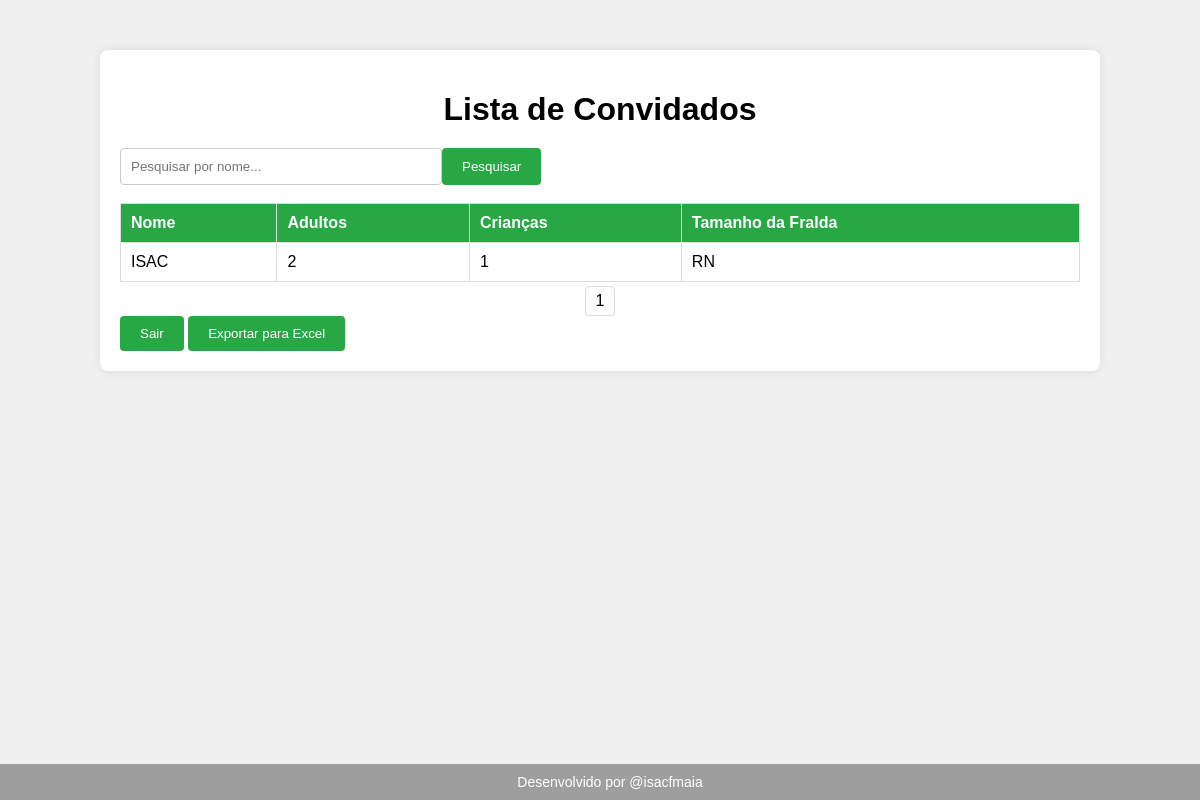
Page /convidados (signed in) on the earlier database version.
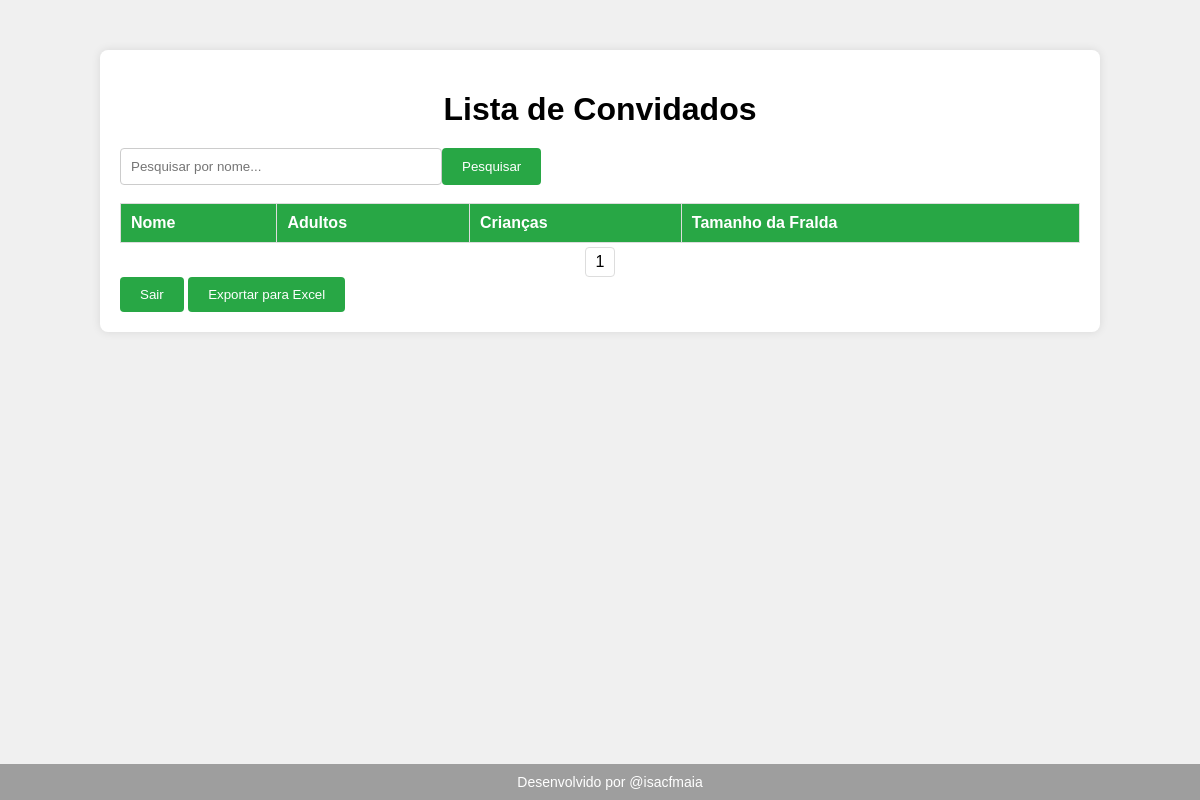
Same page on the later database version.
### tables this page shows
CREATE TABLE convidados (
    id INTEGER PRIMARY KEY AUTOINCREMENT,
    nome TEXT,
    adultos INTEGER,
    criancas INTEGER,
    tamanho_fralda TEXT
);

### app.py (the view)
@app.route('/convidados', methods=['GET'])
def convidados():
    if not session.get('logged_in'):
        return redirect(url_for('login'))
    nome = request.args.get('nome', '')
    page = request.args.get('page', 1, type=int)
    per_page = 10
    conn = get_db_connection()
    if nome:
        query = "SELECT * FROM convidados WHERE nome LIKE ? LIMIT ? OFFSET ?"
        convidados = conn.execute(query, ('%' + nome + '%', per_page, (page - 1) * per_page)).fetchall()
        total = conn.execute("SELECT COUNT(*) FROM convidados WHERE nome LIKE ?", ('%' + nome + '%',)).fetchone()[0]
    else:
        query = "SELECT * FROM convidados LIMIT ? OFFSET ?"
        convidados = conn.execute(query, (per_page, (page - 1) * per_page)).fetchall()
        total = conn.execute("SELECT COUNT(*) FROM convidados").fetchone()[0]
    conn.close()
    return render_template('convidados.html', convidados=convidados, total=total, page=page, per_page=per_page, nome=nome)

### app.py (called while the page is built)
def get_db_connection():
    conn = sqlite3.connect('fraldas.db')
    conn.row_factory = sqlite3.Row
    return conn

### templates/convidados.html (shortened to what this page needs)
{% extends "base.html" %}
{% block style %}
	<link rel="stylesheet" href="{{ url_for('static', filename='convidados.css') }}">
{% endblock %}
{% block content %}
	<h1>Lista de Convidados</h1>
	<form method="get">
		<input type="text" name="nome" placeholder="Pesquisar por nome..." value="{{ nome }}" class="w300">
		<button type="submit">Pesquisar</button>
	</form>
	<br>
	<table>
		<thead>
			<tr>
				<th>Nome</th>
				<th>Adultos</th>
				<th>Crianças</th>
				<th>Tamanho da Fralda</th>
			</tr>
		</thead>
		<tbody>
			{% for convidado in convidados %}
			<tr>
				<td>{{ convidado.nome }}</td>
				<td>{{ convidado.adultos }}</td>
				<td>{{ convidado.criancas }}</td>
				<td>{{ convidado.tamanho_fralda }}</td>
			</tr>
			{% endfor %}
		</tbody>
	</table>
	<div class="pagination">
		{% for i in range(1, (total // per_page) + 2) %}
			<a href="{{ url_for('convidados', page=i, nome=nome) }}">{{ i }}</a>
		{% endfor %}
	</div>
	<a href="{{ url_for('logout') }}"><button>Sair</button></a>
	<a href="{{ url_for('exportar_excel') }}"><button type="button">Exportar para Excel</button></a>
{% endblock %}

Differences in the rows shown:
removed convidados: nome "ISAC", adultos "2", criancas "1", tamanho_fralda "RN"
